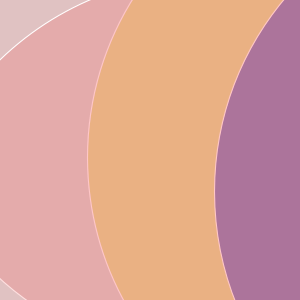
Frame 1 (no input)
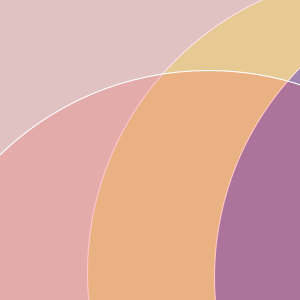
Frame 60 (the mouse pressed at the canvas centre just before this capture)
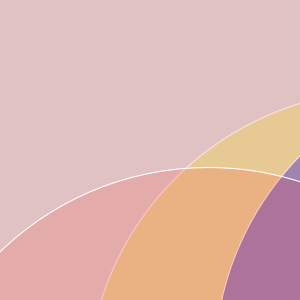
Frame 120 (the mouse held since frame 60 and released just before this capture)

The Processing sketch that drew these frames (run headless with seeded random() and noise(); from frame 60 on, the mouse is pressed at the canvas centre):

// Processing sketch: processing_41002
// ── processing_41002.pde


//Bubbles 
Bubble myBubble_1;
Bubble myBubble_2;
Bubble myBubble_3;
Bubble myBubble_4;
Bubble myBubble_5;
Bubble myBubble_6;

int BubbleSize = 600; // Bubble size constant

color[] magnusColour = new color[6];


void setup() {

  size(300, 300);

  //magnusColours
  magnusColour[0] = color(255, 0, 0, 30);
  magnusColour[1] = color(254, 255, 0, 60);
  magnusColour[2] = color(0, 0, 255, 90);
  magnusColour[3] = color(200, 200, 200, 30);
  magnusColour[4] = color(250, 250, 250, 60);
  magnusColour[5] = color(150, 150, 150, 90);
  

  // New Bubble onject
  myBubble_1 = new Bubble();
  myBubble_2 = new Bubble();
  myBubble_3 = new Bubble();
  myBubble_4 = new Bubble();
  myBubble_5 = new Bubble();
  myBubble_6 = new Bubble();

  strokeWeight(random(1,3));
  stroke(255);
  smooth();
}


void draw() {
  background(220);

  myBubble_1.update();
  myBubble_2.update();
  myBubble_3.update();
  myBubble_4.update();
  myBubble_5.update();
  myBubble_6.update();

  myBubble_1.draw();
  myBubble_2.draw();
  myBubble_3.draw();
  myBubble_4.draw();
}

class Bubble {

  float x = random(0, width*2);
  float y = random(0, height*2);
  float speed = random(1, 2);
  color col = magnusColour[int(random(0, 5))];


  Bubble() {
  }

  void update() {

    y = y + speed;

    if (y > height + BubbleSize/2) y = -BubbleSize/2;
    if (y < -BubbleSize/6) y = height - BubbleSize/2;
  }

  void draw() {
    fill(col);
    ellipse(x, y, BubbleSize, BubbleSize);
  }
}
